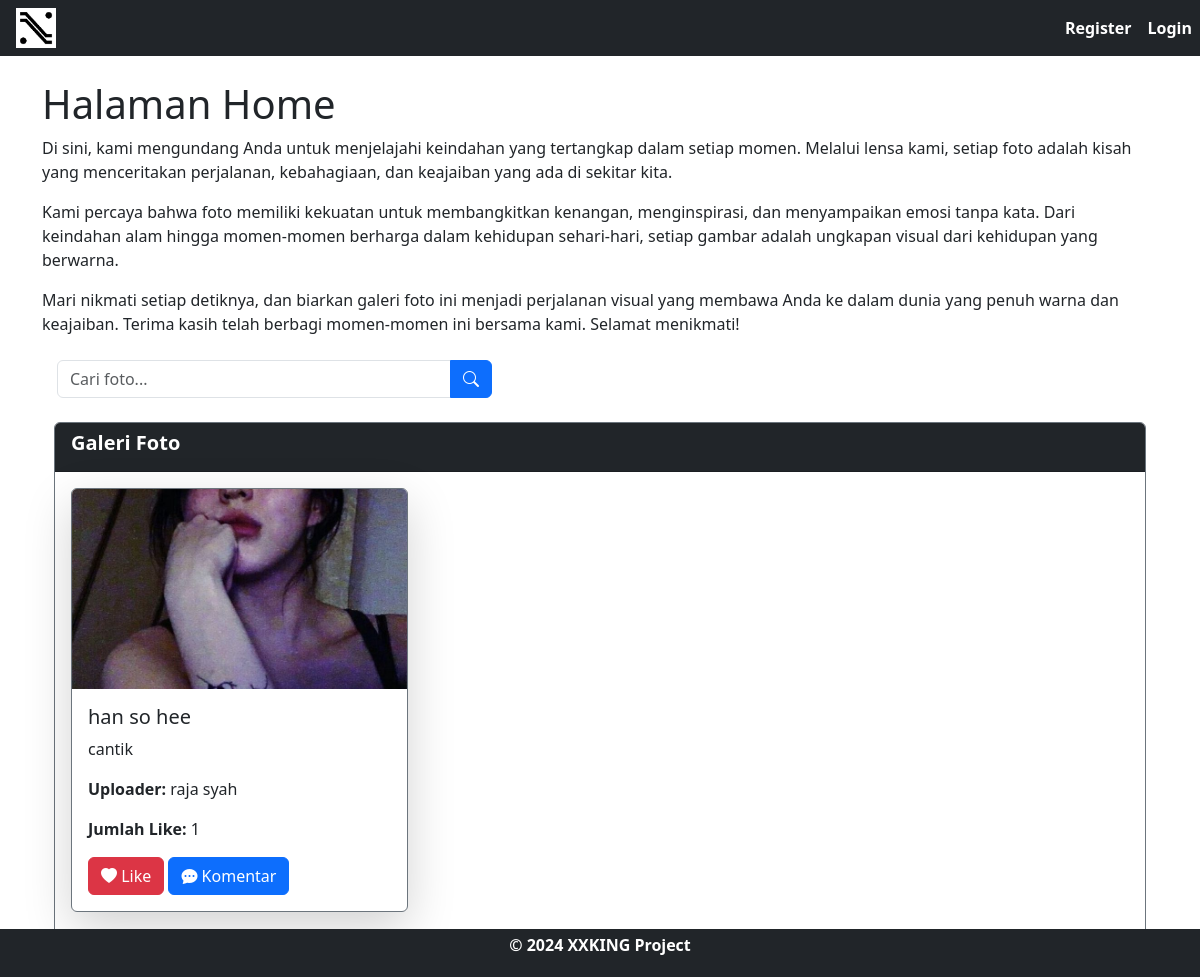
/index.php?keyword=han so hee, run on the app's committed database.
### tables this page shows
CREATE TABLE `foto` (
  `fotoid` int(11) NOT NULL,
  `judulfoto` varchar(255) NOT NULL,
  `deskripsifoto` text NOT NULL,
  `tanggalunggah` date NOT NULL,
  `lokasifile` varchar(255) NOT NULL,
  `albumid` int(11) NOT NULL,
  `userid` int(11) NOT NULL
);

CREATE TABLE `user` (
  `userid` int(11) NOT NULL,
  `username` varchar(255) NOT NULL,
  `password` varchar(255) NOT NULL,
  `email` varchar(255) NOT NULL,
  `namalengkap` varchar(255) NOT NULL,
  `alamat` text NOT NULL
);

### index.php (the view, shortened to what this page needs)
<!DOCTYPE html>
<html lang="en">
<head>
    <link rel="stylesheet" href="https://maxcdn.bootstrapcdn.com/bootstrap/4.0.0/css/bootstrap.min.css">
    <link href="https://cdn.jsdelivr.net/npm/bootstrap@5.3.2/dist/css/bootstrap.min.css" rel="stylesheet">
    <link rel="stylesheet" href="https://cdn.jsdelivr.net/npm/bootstrap-icons@1.11.3/font/bootstrap-icons.min.css">
    <link rel="stylesheet" href="package/dist/sweetalert2.min.css">
</head>
<body>
    <nav class="navbar navbar-expand-lg navbar-dark bg-dark text-center py-2">
        <img src="XXKING.png" alt="Logo" width="40" height="40" class="d-inline-block align-text-top ml-3">
        <?php
        if (!isset($_SESSION['userid'])) {
        ?>
            <div class="collapse navbar-collapse" id="navbarNav">
                <ul class="navbar-nav ms-auto">
                    <li class="nav-item"><a class="nav-link text-white" href="register.php"><b>Register</b></a></li>
                    <li class="nav-item"><a class="nav-link text-white" href="login.php"><b>Login</b></a></li>
                </ul>
            </div>
        <?php
        }
        ?>
    </nav>
    <section class="container mt-4">
        <h1>Halaman Home</h1>
        <p>Di sini, kami mengundang Anda untuk menjelajahi keindahan yang tertangkap dalam setiap momen. Melalui lensa kami, setiap foto adalah kisah yang menceritakan perjalanan, kebahagiaan, dan keajaiban yang ada di sekitar kita.</p>
        <p>Kami percaya bahwa foto memiliki kekuatan untuk membangkitkan kenangan, menginspirasi, dan menyampaikan emosi tanpa kata. Dari keindahan alam hingga momen-momen berharga dalam kehidupan sehari-hari, setiap gambar adalah ungkapan visual dari kehidupan yang berwarna.</p>
        <p>Mari nikmati setiap detiknya, dan biarkan galeri foto ini menjadi perjalanan visual yang membawa Anda ke dalam dunia yang penuh warna dan keajaiban. Terima kasih telah berbagi momen-momen ini bersama kami. Selamat menikmati!</p>
            <form action="" method="GET" class="mt-4 col-lg-5">
                <div class="input-group">
                    <input type="text" class="form-control" placeholder="Cari foto..." name="keyword">
                    <button type="submit" class="btn btn-primary"><i class="bi bi-search"></i> </button>
                </div>
            </form>
            <section class="container mt-4">
            <div class="card border-secondary mt-3">
                <div class="card-header bg-dark text-white">
                    <h5><b>Galeri Foto</b></h5>
                </div>
                <div class="card-body">
                    <div class="row">
                        <?php
                        include "koneksi.php";
                        if (isset($_GET['keyword'])) {
                            $keyword = $_GET['keyword'];
                            $sql = mysqli_query($conn, "SELECT * FROM foto,user WHERE foto.userid=user.userid AND (judulfoto LIKE '%$keyword%' OR deskripsifoto LIKE '%$keyword%')");
                        } else {
                            $sql = mysqli_query($conn, "SELECT * FROM foto,user WHERE foto.userid=user.userid");
                        }
                        while ($data = mysqli_fetch_array($sql)) {
                        ?>
                            <div class="col-md-4 mb-4">
                                <div class="card shadow-lg border-secondary">
                                    <a href="gambar/<?= $data['lokasifile'] ?>" target="_blank">
                                        <img src="gambar/<?= $data['lokasifile'] ?>" alt="<?= $data['judulfoto'] ?>" class="card-img-top" style="object-fit: cover; width: 100%; height: 200px;">
                                    </a>
                                    <div class="card-body">
                                        <h5 class="card-title"><?= $data['judulfoto'] ?></h5>
                                        <p class="card-text"><?= $data['deskripsifoto'] ?></p>
                                        <p class="card-text"><strong>Uploader: </strong><?= $data['namalengkap'] ?></p>
                                        <p class="card-text"><strong>Jumlah Like: </strong>
                                            <?php
                                            $fotoid = $data['fotoid'];
                                            $sql2 = mysqli_query($conn, "SELECT * FROM likefoto WHERE fotoid='$fotoid'");
                                            echo mysqli_num_rows($sql2);
                                            ?>
                                        </p>
                                        <a href="like.php?fotoid=<?= $data['fotoid'] ?>" class="btn btn-danger"><i class="bi bi-heart-fill"></i> Like</a>
                                        <a href="komentar.php?fotoid=<?= $data['fotoid'] ?>" class="btn btn-primary"><i class="bi bi-chat-dots-fill"></i> Komentar</a>
                                    </div>
                                </div>
                            </div>
                        <?php
                        }
                        ?>
                    </div>
                </div>
            </div>
        </section>
    </section>
    <br>
    <footer class="bg-dark text-white fixed-bottom text-center py-1">
        <div class="container">
            <b>
                <p>&copy; 2024 XXKING Project</p>
            </b>
        </div>
    </footer>
</body>
</html>

### index.php (style rules this page uses)
.navbar { margin-bottom: 20px; }

### data on the page
foto: lokasifile (picture), judulfoto "han so hee", deskripsifoto "cantik", userid.namalengkap "raja syah", mysqli_num_rows($sql2) "1"
